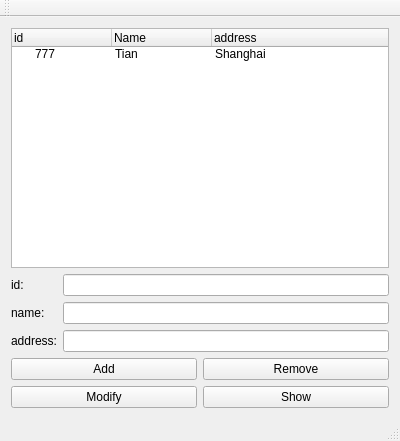
<?xml version="1.0" encoding="UTF-8"?>
<ui version="4.0">
 <class>MainWindow</class>
 <widget class="QMainWindow" name="MainWindow">
  <property name="geometry">
   <rect>
    <x>0</x>
    <y>0</y>
    <width>400</width>
    <height>441</height>
   </rect>
  </property>
  <property name="windowTitle">
   <string>MainWindow</string>
  </property>
  <widget class="QWidget" name="centralWidget">
   <layout class="QGridLayout" name="gridLayout">
    <item row="0" column="0">
     <layout class="QVBoxLayout" name="verticalLayout_4">
      <item>
       <layout class="QVBoxLayout" name="verticalLayout_3">
        <item>
         <widget class="QTreeWidget" name="treeWidget">
          <column>
           <property name="text">
            <string>id</string>
           </property>
          </column>
          <column>
           <property name="text">
            <string>Name</string>
           </property>
          </column>
          <column>
           <property name="text">
            <string>address</string>
           </property>
          </column>
          <item>
           <property name="text">
            <string>777</string>
           </property>
           <property name="text">
            <string>Tian</string>
           </property>
           <property name="text">
            <string>Shanghai</string>
           </property>
          </item>
         </widget>
        </item>
        <item>
         <layout class="QHBoxLayout" name="horizontalLayout">
          <item>
           <layout class="QVBoxLayout" name="verticalLayout">
            <item>
             <widget class="QLabel" name="labelId">
              <property name="text">
               <string>id:</string>
              </property>
             </widget>
            </item>
            <item>
             <widget class="QLabel" name="labelName">
              <property name="text">
               <string>name:</string>
              </property>
             </widget>
            </item>
            <item>
             <widget class="QLabel" name="labelAddress">
              <property name="text">
               <string>address:</string>
              </property>
             </widget>
            </item>
           </layout>
          </item>
          <item>
           <layout class="QVBoxLayout" name="verticalLayout_2">
            <item>
             <widget class="QLineEdit" name="lineEditId"/>
            </item>
            <item>
             <widget class="QLineEdit" name="lineEditName"/>
            </item>
            <item>
             <widget class="QLineEdit" name="lineEditAddress"/>
            </item>
           </layout>
          </item>
         </layout>
        </item>
        <item>
         <layout class="QHBoxLayout" name="horizontalLayout_4">
          <item>
           <widget class="QPushButton" name="pushButtonAdd">
            <property name="text">
             <string>Add</string>
            </property>
           </widget>
          </item>
          <item>
           <widget class="QPushButton" name="pushButtonDelete">
            <property name="text">
             <string>Remove</string>
            </property>
           </widget>
          </item>
         </layout>
        </item>
       </layout>
      </item>
      <item>
       <layout class="QHBoxLayout" name="horizontalLayout_2">
        <item>
         <widget class="QPushButton" name="pushButtonModify">
          <property name="text">
           <string>Modify</string>
          </property>
         </widget>
        </item>
        <item>
         <widget class="QPushButton" name="pushButtonShow">
          <property name="text">
           <string>Show</string>
          </property>
         </widget>
        </item>
       </layout>
      </item>
     </layout>
    </item>
   </layout>
  </widget>
  <widget class="QMenuBar" name="menuBar">
   <property name="geometry">
    <rect>
     <x>0</x>
     <y>0</y>
     <width>400</width>
     <height>23</height>
    </rect>
   </property>
  </widget>
  <widget class="QToolBar" name="mainToolBar">
   <attribute name="toolBarArea">
    <enum>TopToolBarArea</enum>
   </attribute>
   <attribute name="toolBarBreak">
    <bool>false</bool>
   </attribute>
  </widget>
  <widget class="QStatusBar" name="statusBar"/>
 </widget>
 <layoutdefault spacing="6" margin="11"/>
 <resources/>
 <connections/>
</ui>
